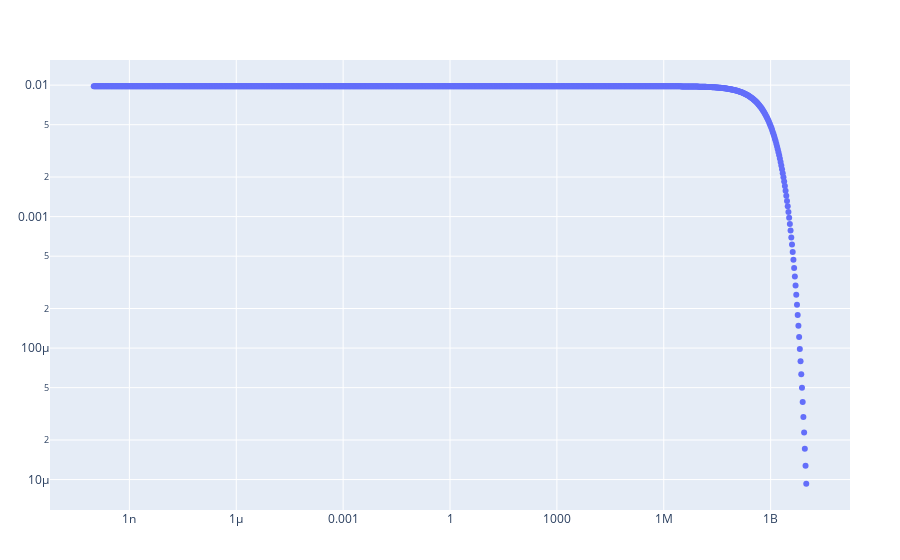

The notebook cell saved with this chart:
### Code cell
function plot_power_time_series(nuclide, time_array)
    power_time_series = Float64.(power_time_series_dict[nuclide])
    time_array = Float64.(time_array)
    plot(scatter(x = time_array, y = power_time_series, mode = "markers"), 
    Layout(xaxis_type = "log", yaxis_type = "log"))#, yaxis_type = "log"))
end
plot_power_time_series("207Bi", time_array)

### Figure 1 — Plotly figure (JSON) as saved in the notebook; plotly's stock layout.template omitted (floating-point values rounded to 4 significant figures; data arrays with more than 128 entries replaced by an {"elided": "..."} marker saying what was removed)
{"data": [{"mode": "markers", "type": "scatter", "x": {"elided": "1001 float values"}, "y": {"elided": "1001 float values"}}], "layout": {"margin": {"b": 50, "l": 50, "r": 50, "t": 60}, "xaxis": {"type": "log"}, "yaxis": {"type": "log"}}}
